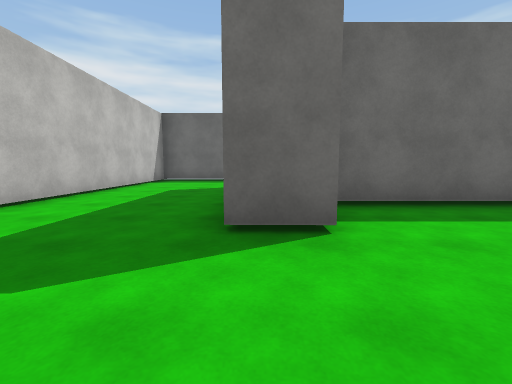
View 1 (above)

24 first-person views from a walk through a Unity game level. The camera is 1.2 m above the floor, tilts 6° down and sees 90° across. The floor is counted in squares, 2 m on a side. Each view is taken from the middle of a square. On the plan, view 1 faces up. The plan holds only what a view shows up to about 9 squares ahead; the rest is blank. The place goes on beyond the plan. Surface patterns are stand-ins for the level's own textures.

View 2
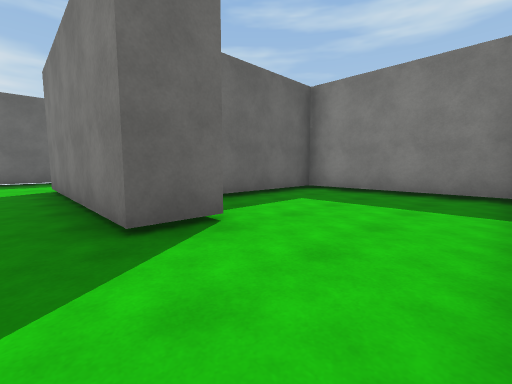

View 3
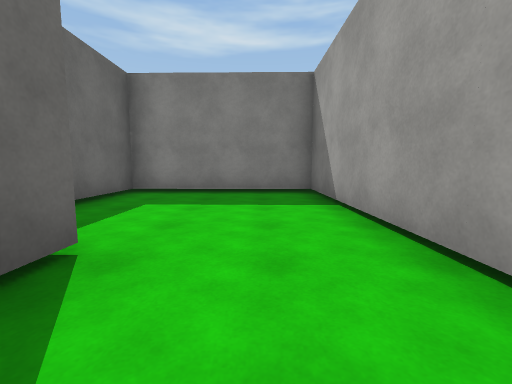

View 4
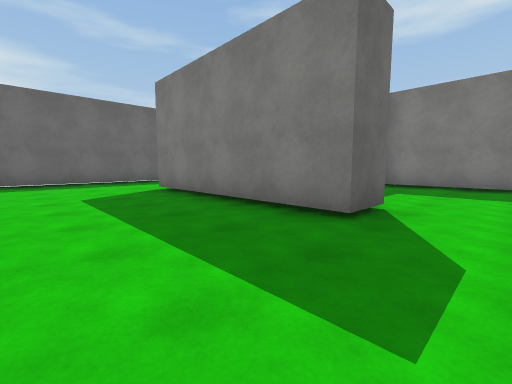

View 5
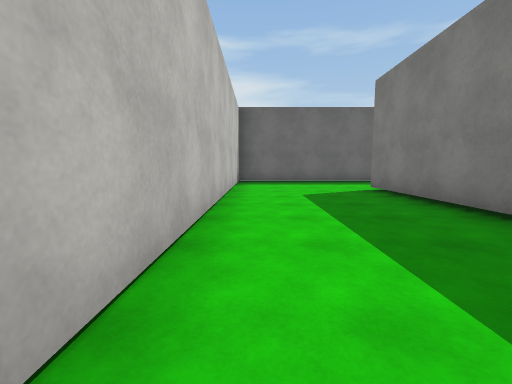

View 6
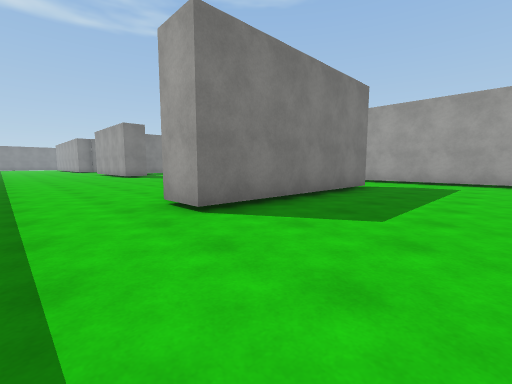

View 7
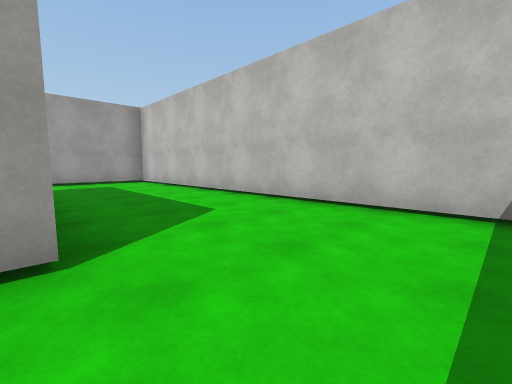

View 8
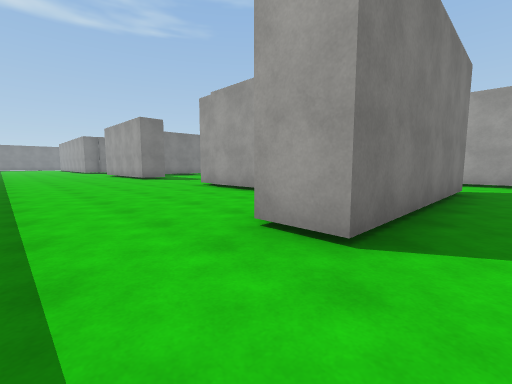

View 9
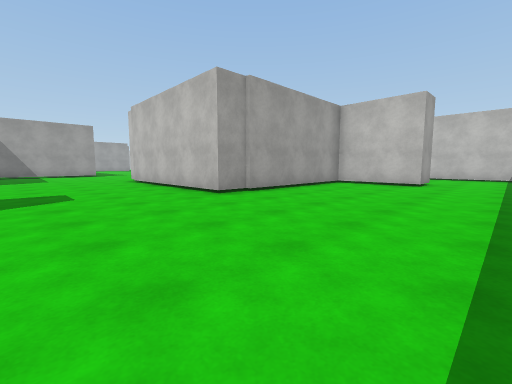

View 10
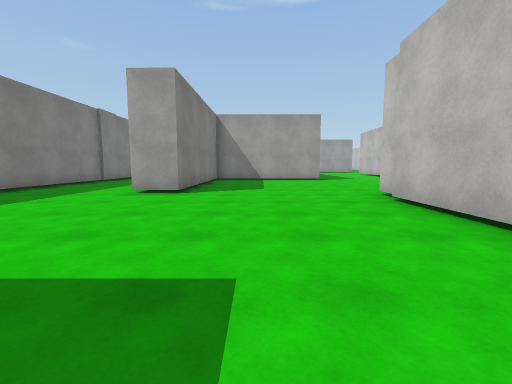

View 11
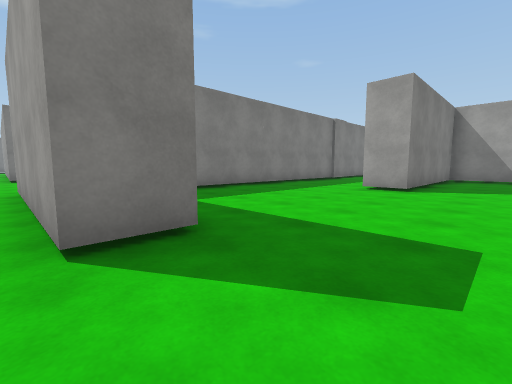

View 12
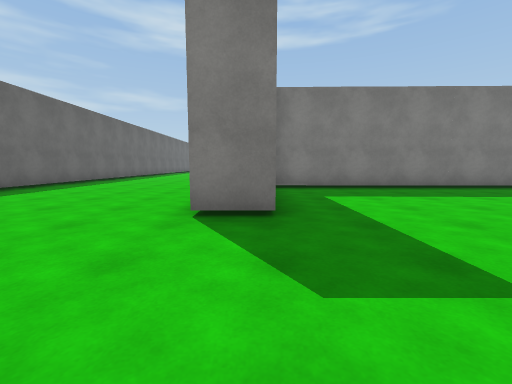

View 13
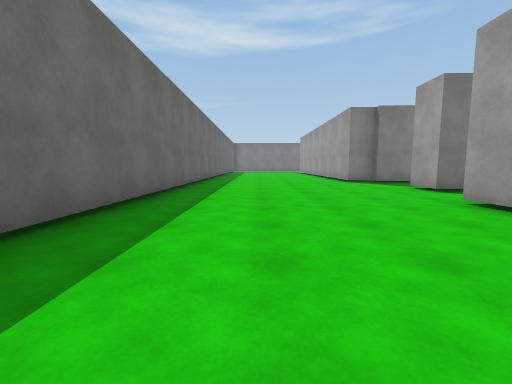

View 14
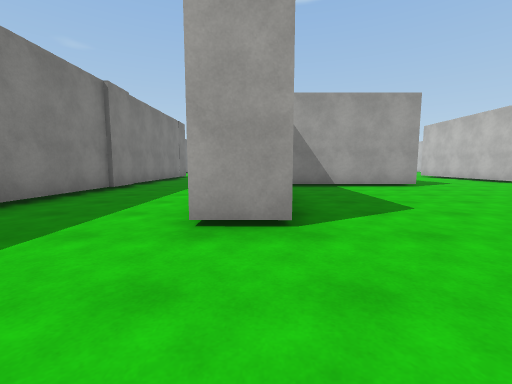

View 15
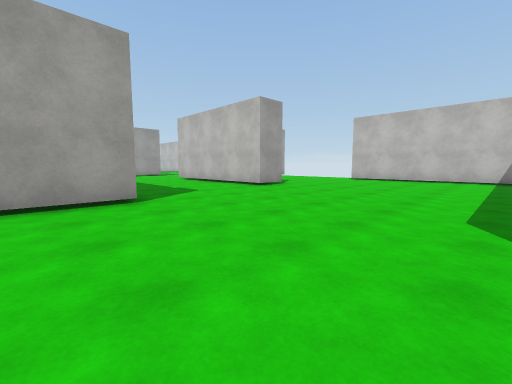

View 16
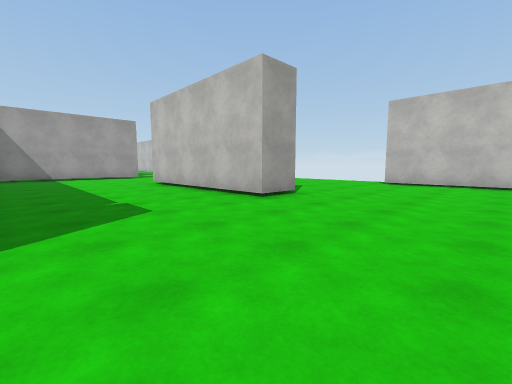

View 17
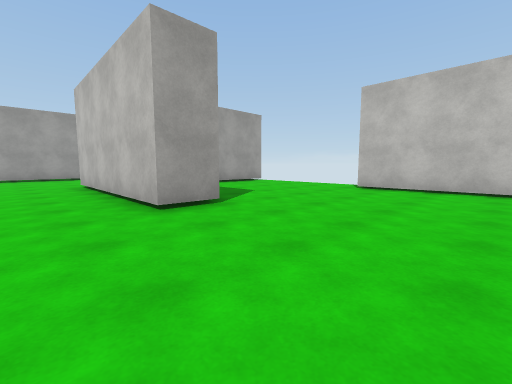

View 18
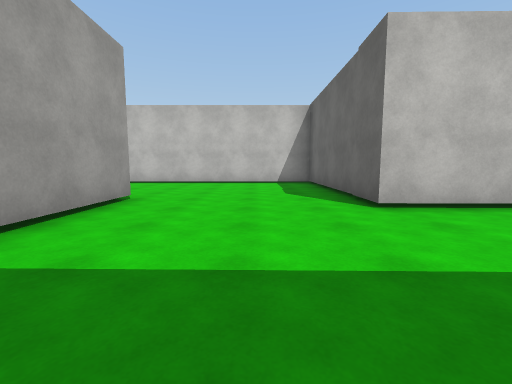

View 19
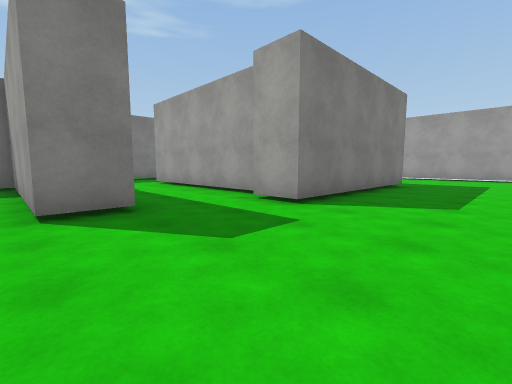

View 20
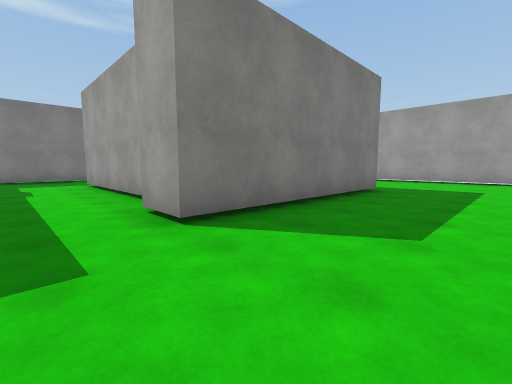

View 21
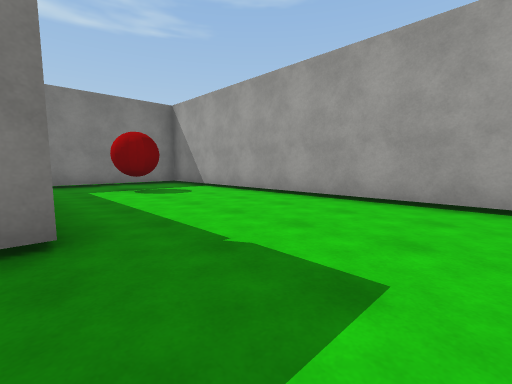

View 22
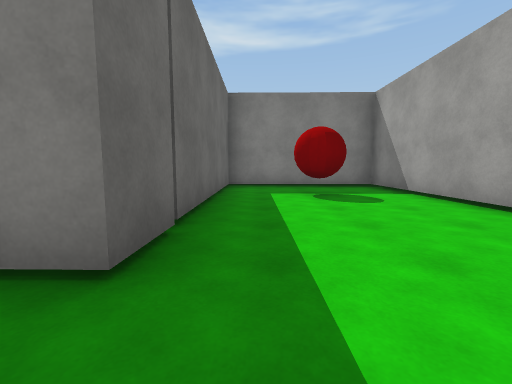

View 23
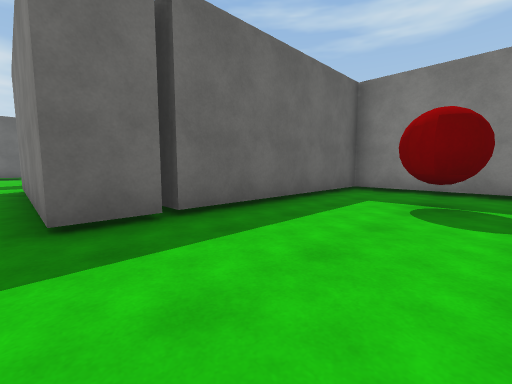

View 24
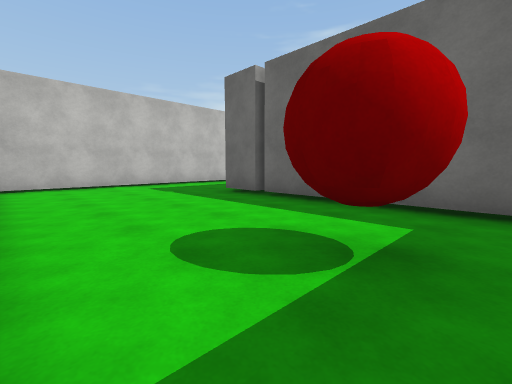

### Floor plan
Points are (right, up) in squares from view 1. A wall is a line through its corners. A room is listed if a view was taken in it or the views show most of it. See-through windows are left out.
Room 1 (views 1, 2, 3, 4, 5, 6, 7, 8)
walls: (0.8, 2.2) (-0.3, 2.2) (-0.2, 7.2) (0.8, 7.2); (1.1, 10) (-3.6, 10) (-3.6, -0.2) (4.7, -0.2) (4.7, 3.8) (1.1, 3.8)
ways out: opening at (0, 8.5) to room 2
Room 2 (views 9, 10, 11, 12, 13, 14, 15, 16, 17, 18, 19, 20, 21, 22, 23, 24)
walls: (5.4, -6.2) (9.6, -6.2) (9.6, -1.4) (10.7, -1.5); (5.5, -0.6) (5.5, -1.2); (0.5, -7.3) (1.5, -7.3) (1.5, -12.2) (-3.6, -12.2) (-3.6, -18.2); (13.5, -8.1) (13.7, 3.5); (10, 3.8) (10, 4.8) (15, 4.8); (-3.6, -2) (-3.6, -6.9); (0.5, -17.2) (0.5, -16.2) (5.4, -16.2); (16.7, 3.2) (16.7, 3.9) (17.8, 3.9); (7.8, -20.1) (7.9, -18); (0.8, 7.2) (0.8, 4.8) (5.8, 4.8) (5.7, -0.4); (0.8, -19.7) (5.5, -19.7); (20, 3.9) (20, 4.9); (0.5, -24.2) (0.5, -23.8); (-3.6, -22.8) (-3.6, -28.1); (20.1, 10) (12.9, 10); (-3.1, -28.2) (5.2, -28.2) (5.3, -24.2) (-0.7, -24.2) (-0.7, -19.3) (0.4, -19.3)
ways out: opening at (0, 8.5) to room 1; opening at (6.5, -20); opening at (17, 4.2)
objects: red ball (3, -26)

Positions as (right, up) in squares from view 1, and headings:
1: (0, 0), facing up
2: (-1, 0), facing up-right
3: (-1, 1), facing right
4: (-3, 1), facing up-right
5: (-3, 1), facing up
6: (-3, 9), facing down-right
7: (0, 9), facing down-left
8: (-1, 9), facing down-right
9: (9, 9), facing down-left
10: (8, 4), facing down
11: (8, 5), facing down-right
12: (7, 4), facing right
13: (11, 8), facing right
14: (10, 1), facing down
15: (7, -2), facing down-left
16: (5, -4), facing down-left
17: (3, -4), facing down-left
18: (5, -14), facing left
19: (-3, -16), facing down-right
20: (-3, -18), facing down-right
21: (-3, -24), facing down-right
22: (-2, -25), facing right
23: (-1, -27), facing up-right
24: (4, -28), facing up-left
